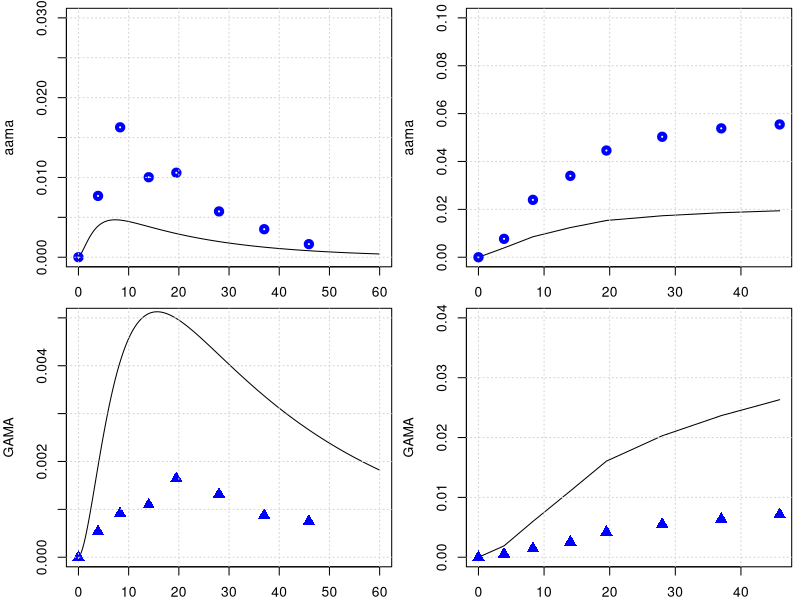

Reproduce this figure in R.
library(deSolve)
library(minpack.lm)
graphics.off()

# body weight in kg
BW = 70 
# fractions of BW
##https://journals.sagepub.com/doi/pdf/10.1177/ANIB_32_3-4
F_B = 0.079 
F_B_AB = 0.35 #fraction: arterial blood of blood volume
F_B_VB = 0.65 #fraction: venous blood of blood volume
F_Li = 0.026
F_Ki = 0.0044
F_T = 1-(F_B+F_Li+F_Ki)
# organ volumes in L
V_AB <- BW*F_B*F_B_AB 
V_VB <- BW*F_B*F_B_VB 
V_T <- BW*F_T
V_Ki <- BW*F_Ki
V_Li <- BW*F_Li
# cardiac output in L/(kg*h)
##https://journals.sagepub.com/doi/pdf/10.1177/ANIB_32_3-4
QCC = 16        #12.5 # maybe 14 or 6.5 check?
Q_C = QCC*BW^0.75
#FQ_P = 2.5/100 Trine: We don't have a lung compartment in this model
FQ_Li = 0.255
FQ_Ki = 0.19 #total - there is also an aterial flow rate 
FQ_T = 1 -( FQ_Li + FQ_Ki) # +FQ_P) Trine: We don't have a lung compartment in this model
Q_Li <- Q_C*FQ_Li
Q_Ki <- Q_C*FQ_Ki
Q_T <- Q_C*FQ_T

# partition coefficient 
### we comback later
pAA_TB = 0.2
pAA_KiB = 0.8
pAA_LiB = 0.33 
# Maybe we said it earlier and these parameters are not sensitive to the model, but from which paper did you get the values of these partition coefs., 
# in the paper of Sweeney and of Li are different pAA_LiB = 0.4 and pAA_KiB = 0.8.

###I came across this paper and has a lot of interesting toxicokinetc data. Humans are
##exposed to acrylamide and measure urine metabolites. They measured 60% or possibly more.
##of ingested acrylamide is absorbed. 
##We can use half-lives, metabolite fractions, pathway ratios etc. to validate the PBPK in humans.
## 'Toxicokinetics of acrylamide in humans after ingestion of a defined dose in a test meal to improve risk assessment for acrylamide carcinogenicity'
#DOI: 10.1158/1055-9965.EPI-05-0647.

# reaction rate constants 
k_AAuptake = 1 #1/h

k_onAA_T = 0.028  #1/h     # we took it from Sweenney
k_onAA_B = 0.0036  #1/h
k_onAA_Li = 0.071 #1/h
k_onAA_Ki = 0.13 #1/h

# from 0.23 to 0.35
k_cl_GSH = 0.35   # 1/h   # the half-life (t1/2) of hepatic GSH in humans is 2-3 h,then k ranges (0.23- 0.35h-1) 
#Reed et al 'A mathematical model of glutathione metabolism'
#Theoretical Biology and Medical Modelling 2008,5:8    doi:10.1186/1742-4682-5-8

# k_onAA_GSH = 0.55 # L/(mmol h)
# check, we do not use it any more.
k_exc_AAMA = 0.049   # 0.049 #1/h or 0.13 # this will change the shape


MW_aa = 71   # mg/mmol
MW_ga = 87   # mg/mmol
MW_GSH = 307.32 # mg/mmol

# Maximum velocity for enzymatic reaction 
V_max_p450 = 9 /MW_aa*BW^0.7  # mg/h  from Sweenney paper, checked!
# maximum rate of GA and AA conjugation with GSH (mg/(h BW^0.7))
Vmax_AA_GSH <- 22*BW^0.7 # from the Sweeny  fitted   mg/h

k_0_GSH = 7   # from Sweeney paper.
MW_GSH = 307.32     # mg/mmol
AGSH0 = k_0_GSH * V_Li * MW_GSH



#????????????????????????????????
#????????????????????????????????
#????????????????????????????????
#????????????????????????????????
#????????????????????????????????
#????????????????????????????????
### PARAMETERS FOR GA
# partition coefficient
pGA_TB = 0.97
pGA_LiB = 0.9
pGA_KiB = .3

#k_onGA_GSH = 0.8 #L/(mmol h)

k_onGA_T = 0.089       #1/h
k_onGA_B = 0.108       #1/h
k_onGA_Ki = k_onAA_T/2 #1/h
k_onGA_Li = 0.115      #1/h

k_exc_GAMA = 0.027     # 0.077 #1/h  # or 0.027 # from sweeney
k_exc_GAOH = 0.077     # 1/h  # from sweeney
#k_exc_GA <- .4         # 1/h Q_Ki*0.025

PL1 = 1.7     # !$'liver/blood partition AA'
PL2 = 0.9     # !$'liver/blood partition GA'

VMAXGC1 = 1   #!Vmax for GSH-AA conjugation mg/hr-kg^0.7
VMAXG1 = VMAXGC1/MW_aa*BW**0.7    # !$'Liver AA-GSH rate'

# Maximum velocity for enzymatic reaction 
V_max_EH = 20 /MW_ga*BW^0.7  
KM_p450 = 10.0
KM_EH = 100.0
# maximum rate of GA and AA conjugation with GSH (mg/(h BW^0.7))
Vmax_GA_GSH <- 20*BW^0.7 # from the Sweeny  fitted   mg/h

KMG1 = 100  #!Km with respect to AA for GSH conjugation mg/L (from Sweeny code) 
# Trine: This should be mg. Delete the term MW_aa
# Sweeney has this parameter for rats ans 100 mg/L why did you use this number and why divived by MW??
# Sweeney says this is 64 mg/L in the paper##This comment is wrong ignore
KMGG = 0.1/MW_GSH        # !KM with respect to GSH for AA or GA conjugation with GSH mmol/L. Trine: should be mg/L
####and that this is 307 mg/L #This comment is wrong ignore
KMG2 = 100  #!Km with respect to GA for GSH conjugation mM. Trine: This should be mg. Delete the term MW_aa
#The same comment as for KMG1


# from the code, not from paper
KPT_Li = 0.015    # !'protein turnover rate in liver'# this is confimred in the exp. values of Sweeney
KPT_Ki = 0.013    #  !'protein turnover rate in kidney'# 1/h this is 0.012 in Sweeney, I guess its not much of difference
KPTR = 0.013      # !'protein turnover rate in rpt'# this is 0.012 in Li et.al
KPTS = 0.0039     # !'protein turnover rate in spt'# and this they have it 0.0051 Sweeney and Li 0.0012 refering to Sweeney
KPTRB = 0.0039    # !'protein turnover rate in rbc'# how did we get that?
KPTPL = 0.0039    # !'protein turnover rate in plasma'# Sweeney has 0.012 for this value
# +++++++++++++++++++++++++++++++++++++++++++++++++++++++++++++++++
# create list of parameter
# +++++++++++++++++++++++++++++++++++++++++++++++++++++++++++++++++
params <- unlist(c(data.frame(pAA_TB, pAA_LiB, pAA_KiB,
                              pGA_TB, pGA_LiB, pGA_KiB,
                              k_onAA_T, k_onAA_B, k_onAA_Li,  k_onAA_Ki,
                              k_onGA_T, k_onGA_B, k_onGA_Li, k_onGA_Ki, 
                              k_exc_AAMA, k_exc_GAMA,
                              k_cl_GSH, V_max_p450, KM_p450, V_max_EH, KM_EH,
                              k_AAuptake)
))
yini <- c(m_AA_AB = 0.0, m_GA_AB = 0.0,      a_pb_AA_B = 0 ,
          m_AA_VB = 0.0, m_GA_VB = 0.0,
          m_AA_Ki = 0.0, m_GA_Ki = 0.0, m_AA_dose = 0 ,
          m_AA_Li = 0.0, m_AAMA = 0.0, 
          m_GA_Li = 0.0, a_pb_GA_Li = 0.0,
          m_GAMA  = 0.0,       
          m_GSH_Li = k_0_GSH * V_Li * MW_GSH, 
          m_AA_T = 0.0, m_GA_T = 0.0,
          m_GAOH = 0.0, 
          m_AA_out = 0.0, m_AA_in = 0.0, m_AA_accum = 0.0, m_AA_free = 0.0, 
          m_GA_out = 0.0, m_GA_in = 0.0, m_GA_accum = 0.0, m_GA_free = 0.0, 
          a_pb_AA_Ki = 0,  a_pb_AA_Li = 0,
          a_pb_GA_Ki = 0, a_pb_AA_T = 0
)
# ++++++++++++++++++++++++++++++++++++++++++++++++++++++++++++++++++
# PBPK model for Acrylamide 
# ++++++++++++++++++++++++++++++++++++++++++++++++++++++++++++++++++
PBPKmodelAA <- function(t,state,parameter){
  with(as.list(c(t,state,parameter)), {
    #----#---#  Model for AA  #---#---#
    # concentrations blood in the organs in mg/L
    c_AA_AB <- m_AA_AB/V_AB   
    c_AA_VB <- m_AA_VB/V_VB
    c_AA_T <- m_AA_T/V_T
    c_AA_Li <- m_AA_Li/(V_Li*PL1) #Trine: Should we multiply with PL1 as we do for GA
    c_AA_Ki <- m_AA_Ki/V_Ki
    
    c_GSH_Li <- m_GSH_Li/V_Li
    # units checked -> mg/h   
    dm_AA_dose <- -k_AAuptake*m_AA_dose
    
    # Blood
    #-----------------------------
    # units checked -> mg/h   
    dm_AA_AB <- Q_C*(c_AA_VB - c_AA_AB) -k_onAA_B*m_AA_AB
    # units checked -> mg/h   
    dm_AA_VB <- Q_T*(c_AA_T/pAA_TB) +Q_Li*(c_AA_Li/pAA_LiB) +Q_Ki*(c_AA_Ki/pAA_KiB) - Q_C*c_AA_VB -k_onAA_B*m_AA_VB
    
    # Trine: I added this. Can we make an overall turnover rate in blood? Is this correct? 
    da_pb_AA_B <- k_onAA_B*m_AA_AB + k_onAA_B*m_AA_VB - a_pb_AA_B*KPTRB
    
    # Kidney
    #---------------------------------
    # units checked -> mg/h   
    dm_AA_Ki <- Q_Ki*c_AA_AB -Q_Ki*(c_AA_Ki/pAA_KiB) -k_onAA_Ki*m_AA_Ki 
    
    # protein tunr over AA in Kidney
    da_pb_AA_Ki <- k_onAA_Ki*m_AA_Ki - a_pb_AA_Ki*KPT_Ki
   
    # unit chekced mg/h 
    metAA_GSH <- Vmax_AA_GSH * c_AA_Li * c_GSH_Li / ( (KMG1 + c_AA_Li) * (KMGG + c_GSH_Li) )
    # Then the units of this eq. are not mg/h, with the KMG1 & KMGG having the MW!
    
    metAA_P450 <- V_max_p450 * MW_aa*c_AA_Li/ (KM_p450+c_AA_Li)
    
    # units checked -> mg/h  
    dm_AA_Li <- Q_Li*(c_AA_AB - c_AA_Li/pAA_LiB) + k_AAuptake*m_AA_dose - k_onAA_Li*m_AA_Li  - metAA_P450 - metAA_GSH 
    
    # protein turn over AA in Liver
    da_pb_AA_Li <- k_onAA_Li*m_AA_Li - a_pb_AA_Li * KPT_Li
    
    # Tissue
    #--------------------------------------------------------------
    # units checked -> mg/h   
    dm_AA_T <- Q_T*(c_AA_AB - c_AA_T/pAA_TB) -k_onAA_T*m_AA_T
    # protein turn over AA in Tussue
    da_pb_AA_T <- k_onAA_T*m_AA_T - a_pb_AA_T * KPTS
    
    # Urine
    #-------------------------------------------------------------
    # units checked -> mg/h   
    dm_AAMA <- metAA_GSH  - m_AAMA*k_exc_AAMA 

    dm_AA_out <- metAA_P450 + metAA_GSH
    dm_AA_in <- k_AAuptake*m_AA_dose
    dm_AA_accum <- k_onAA_B*m_AA_AB +k_onAA_B*m_AA_VB +k_onAA_T*m_AA_T +k_onAA_Li*m_AA_Li +k_onAA_Ki*m_AA_Ki
    dm_AA_free <- dm_AA_AB + dm_AA_VB +dm_AA_T +dm_AA_Li +dm_AA_Ki
    
    ########################################################################################    
    #----#---#  Model for Ga  #---#---#    
    #concentrations blood in the organs in mg/L
    c_GA_AB <- m_GA_AB/V_AB ;   c_GA_VB <- m_GA_VB/V_VB
    c_GA_T <- m_GA_T/V_T
    c_GA_Li <- m_GA_Li/(V_Li*PL2)
    c_GA_Ki <- m_GA_Ki/V_Ki
    
    # Blood
    #-----------------------------
    # units checked -> mg/h   
    dm_GA_AB <- Q_C*(c_GA_VB - c_GA_AB) -k_onGA_B*m_GA_AB
    # units checked -> mg/h   
    dm_GA_VB <- Q_T*(c_GA_T/pGA_TB) +Q_Li*(c_GA_Li/pGA_LiB) +Q_Ki*(c_GA_Ki/pGA_KiB) - Q_C*c_GA_VB -k_onGA_B*m_GA_VB
    # units checked -> mg/h   
    
    # Kidney
    #---------------------------------
    dm_GA_Ki <- Q_Ki*c_GA_AB -Q_Ki*(c_GA_Ki/pGA_KiB) -k_onGA_Ki*m_GA_Ki 
    # protein tunr over AA in Kidney
    da_pb_GA_Ki <- k_onGA_Ki*m_GA_Ki - a_pb_GA_Ki*KPT_Ki
    
    # Liver
    #--------------------------------
    # units checked -> mg/h
    metGA_GSH <- Vmax_GA_GSH * c_GSH_Li *c_GA_Li / (c_GA_Li + KMG2)/(c_GSH_Li + KMGG)
    metGA_EH <- V_max_EH *MW_ga *c_GA_Li / (KM_EH + c_GA_Li)
    # units checked -> mg/h 
    dm_GA_Li <- Q_Li*(c_GA_AB - c_GA_Li/pGA_LiB) - k_onGA_Li*m_GA_Li + metAA_P450 - metGA_GSH -metGA_EH 
    
    # protein tunr over GA in Liver
    da_pb_GA_Li = k_onGA_Li*m_GA_Li - a_pb_GA_Li*KPT_Li 
    
    # units checked -> mg/h, 
    dm_GAMA <-  metGA_GSH  -m_GAMA*k_exc_GAMA
    
    #????????????????????????????????????????????
    # we need a new k_exc_GAOH
    dm_GAOH <- metGA_EH -m_GAOH*k_exc_GAOH
    
    # Tissue    #-----------------------------------------------------
    dm_GA_T <- Q_T*(c_GA_AB - c_GA_T/pGA_TB) -k_onGA_T*m_GA_T
  
    # Liver
    #--------------------------------
    # units checked -> mg/h
    dm_GSH_Li <- k_0_GSH * V_Li * MW_GSH - k_cl_GSH*m_GSH_Li  - metAA_GSH - metGA_GSH
    
    dm_GA_out <- metGA_GSH + metGA_EH 
    dm_GA_in <- metAA_P450
    dm_GA_accum <- k_onGA_B*m_GA_AB +k_onGA_B*m_GA_VB +k_onGA_T*m_GA_T +k_onGA_Li*m_GA_Li +k_onGA_Ki*m_GA_Ki
    dm_GA_free <- dm_GA_AB + dm_GA_VB +dm_GA_T +dm_GA_Li +dm_GA_Ki 
    
    return(list(c(dm_AA_AB,    dm_GA_AB,   da_pb_AA_B,
                  dm_AA_VB,    dm_GA_VB,
                  dm_AA_Ki,    dm_GA_Ki,    dm_AA_dose,
                  dm_AA_Li,    dm_AAMA,   
                  dm_GA_Li,   da_pb_GA_Li, dm_GAMA,
                  dm_GSH_Li,  dm_AA_T,     dm_GA_T,
                  dm_GAOH,
                  dm_AA_out,  dm_AA_in,   dm_AA_accum,  dm_AA_free,
                  dm_GA_out,  dm_GA_in,   dm_GA_accum,  dm_GA_free,
                  da_pb_AA_Ki,    da_pb_AA_Li,
                  da_pb_GA_Ki,    da_pb_AA_T    )))
  })
}
PBPKmodelAA <- compiler::cmpfun(PBPKmodelAA)



################################################################
# manual readout from Kopp and Dekant 2009
################################################################
times <- seq(from = 0, to = 60, by = 0.1)
diet <- data.frame(var = "m_AA_dose", method = "add",
                   time = c(0.0),  value = 0.5 *BW /1000 )  # dose of 0.05 microg/kg bw
out <- ode(y = yini, times = times, func = PBPKmodelAA, parms = params, events = list(data = diet))
yobs_urine <- data.frame(
  time = c(0.0, 3.9, 8.3, 14, 19.5, 28, 37, 45.9),
  AAMA = c(0.0/1000000, 32.8/1000000, 69.5/1000000, 42.8/1000000, 45.2/1000000, 24.5/1000000, 15/1000000, 7/1000000)*234.28, #https://pubchem.ncbi.nlm.nih.gov/compound/N-Acetyl-S-_2-carbamoylethyl_-L-cysteine
  GAMA = c(0.0, 2.15*1e-6, 3.66*1e-6, 4.38*1e-6, 6.57*1e-6, 5.26*1e-6, 3.50*1e-6, 3.0*1e-6)*250.27
)


# plot for AAMA in urinary
par(mfrow=c(2,2),mar=c(2,4,.5,.5))
plot(out[,'time'], out[,'m_AAMA']   ,type = 'l',xlab = 'time', ylab = 'aama', ylim = c(0,.03) )
points(yobs_urine$time, yobs_urine$AAMA , col="blue", lwd = 4) ; grid()
time_points_measure_unrine = c(1, 40, 84, 141, 196, 280 , 371, 460)
tamtam = out[,'m_AAMA'][time_points_measure_unrine ]
plot(yobs_urine$time, cumsum( tamtam ),type = 'l', ylab = 'aama', ylim = c(0,.1), xlab = 'time' ); grid()
points(yobs_urine$time, cumsum(yobs_urine$AAMA) , col="blue", lwd = 4)

# plot for GAMA 
plot(out[,'time'], out[,'m_GAMA']  ,type = 'l',xlab = '', ylab = 'GAMA', ylim = c(0,.005) )
points(yobs_urine$time, yobs_urine$GAMA , col="blue", cex = 1.5, pch = 17); grid()
time_points_measure_unrine = c(1, 40, 84, 141, 196, 280 , 371, 460)
tamtam = out[,'m_GAMA'][time_points_measure_unrine ]
plot(yobs_urine$time, cumsum( tamtam ),type = 'l',xlab = '', ylab = 'GAMA', ylim = c(0,.04) ); grid()
points(yobs_urine$time, cumsum(yobs_urine$GAMA) , col="blue",cex = 1.5, pch = 17)



##################################################################################
#### Check mass balance
#################################################################################

Qbal = Q_C - Q_T - Q_Ki - Q_Li 
